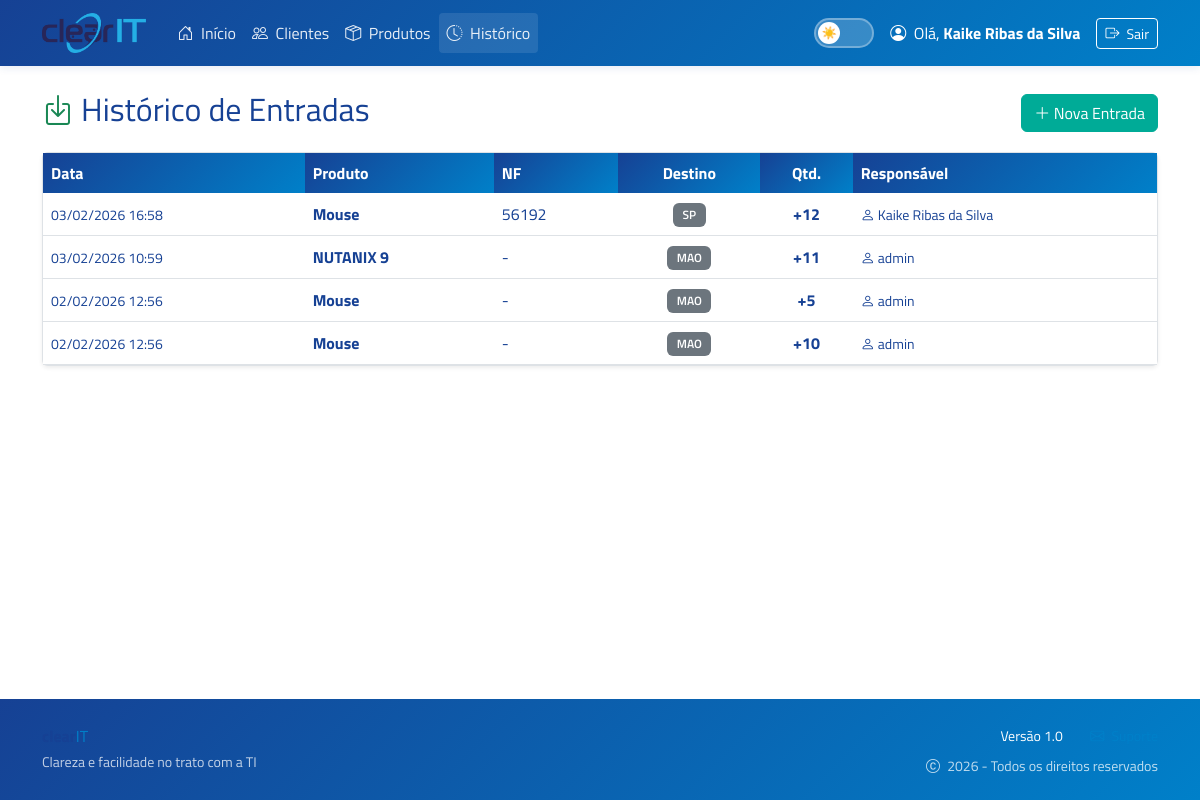
The app's page /entrada/historico/ (signed in) with its own data.
### core/models.py (models this page shows, shortened)
class Employee(AbstractUser):
    LOGIN_CHOICES = [
        ('LOCAL', 'Senha Local'),
        ('MS', 'Microsoft SSO'),
        ('HYBRID', 'Híbrido'),
    ]
    microsoft_oid = models.CharField(
        max_length=255,
        unique=True,
        null=True,
        blank=True,
        verbose_name="Microsoft Object ID"
    )
    login_type = models.CharField(
        max_length=10,
        choices=LOGIN_CHOICES,
        default='LOCAL'
    )
    department = models.CharField(max_length=100, blank=True, null=True)

class StockEntry(models.Model):
    TYPE_CHOICES = [
        ('COMPRA', 'Compra (Fornecedor)'),
        ('RETORNO', 'Retorno de Empréstimo'),
        ('AJUSTE', 'Ajuste de Inventário'),
        ('DOACAO', 'Doação/Brinde'),
    ]
    product = models.ForeignKey(Product, on_delete=models.CASCADE)
    entry_type = models.CharField(
        max_length=20,
        choices=TYPE_CHOICES,
        default='COMPRA',
        verbose_name="Tipo de Entrada"
    )
    nf_number = models.CharField('Nota Fiscal', max_length=50, null=False, blank=True)
    location = models.CharField(max_length=3, choices=[('SP', 'São Paulo'), ('MAO', 'Manaus')])
    quantity = models.PositiveIntegerField()
    employee = models.ForeignKey(Employee, on_delete=models.CASCADE, verbose_name="Responsável", null=False, blank=True)
    created_at = models.DateTimeField(auto_now_add=True)
    class Meta:
        verbose_name = "Entrada de Material"
        verbose_name_plural = "Entradas"

class Product(models.Model):
    name = models.CharField(max_length=255, verbose_name="Nome do Produto")
    model = models.CharField(max_length=255, blank=True, null=False, verbose_name="Modelo")
    manufacturer = models.CharField(max_length=255, blank=True, null=False, verbose_name="Fabricante")
    product_id = models.CharField(max_length=255, blank=True, null=True, verbose_name= "ID do Produto", unique=True)
    class Meta:
        verbose_name = "Produto"
        verbose_name_plural = "Produtos"

### core/views/movements.py (the view)
# urls.py: path('entrada/historico/', movements.entry_list, name='entry_list'),
@login_required
def entry_list(request):
    entries = StockEntry.objects.select_related('product', 'employee').order_by('-created_at')
    context = {
        'entries': entries,
        'title': 'Histórico de Entradas'
    }
    return render(request, 'core/stock/entry_list.html', context)

### core/templates/core/stock/entry_list.html
{% extends 'core/base.html' %}
{% block content %}
<div class="d-flex justify-content-between align-items-center mb-3">
    <h2><i class="bi bi-box-arrow-in-down text-success"></i> Histórico de Entradas</h2>
    <a href="{% url 'entry_create' %}" class="btn btn-success">
        <i class="bi bi-plus-lg"></i> Nova Entrada
    </a>
</div>
<div class="card shadow-sm">
    <div class="card-body p-0">
        <div class="table-responsive">
            <table class="table table-hover align-middle mb-0">
                <thead class="table-light">
                    <tr>
                        <th>Data</th>
                        <th>Produto</th>
                        <th>NF</th>
                        <th class="text-center">Destino</th>
                        <th class="text-center">Qtd.</th>
                        <th>Responsável</th>
                    </tr>
                </thead>
                <tbody>
                    {% for item in entries %}
                    <tr>
                        <td class="text-muted small">{{ item.created_at|date:"d/m/Y H:i" }}</td>
                        <td class="fw-bold">{{ item.product.name }}</td>
                        <td>{{ item.nf_number|default:"-" }}</td>
                        <td class="text-center">
                            <span class="badge bg-secondary">{{ item.location }}</span>
                        </td>
                        <td class="text-center fw-bold text-success">+{{ item.quantity }}</td>
                        <td class="small">
                            <i class="bi bi-person"></i> {{ item.employee.first_name|default:item.employee.username }}
                        </td>
                    </tr>
                    {% empty %}
                    <tr><td colspan="6" class="text-center py-5">Nenhuma entrada registrada.</td></tr>
                    {% endfor %}
                </tbody>
            </table>
        </div>
    </div>
</div>
{% endblock %}

### core/templates/core/base.html (shortened to what this page needs)
{% load static %}
<!DOCTYPE html>
<html lang="pt-br">
<head>
    <link href="https://cdn.jsdelivr.net/npm/bootstrap@5.3.0/dist/css/bootstrap.min.css" rel="stylesheet">
    <link rel="stylesheet" href="https://cdn.jsdelivr.net/npm/bootstrap-icons@1.13.1/font/bootstrap-icons.min.css">
    <link href="https://cdn.jsdelivr.net/npm/select2@4.1.0-rc.0/dist/css/select2.min.css" rel="stylesheet" />
    <link rel="stylesheet" href="https://cdn.jsdelivr.net/npm/select2-bootstrap-5-theme@1.3.0/dist/select2-bootstrap-5-theme.min.css" />
    <link rel="stylesheet" href="{% static 'core/css/clearit_theme.css' %}">
</head>
<body class="d-flex flex-column min-vh-100">
    <nav class="navbar navbar-expand-lg navbar-dark mb-4">
        <div class="container">
            <a class="navbar-brand d-flex align-items-center" href="{% url 'home' %}">
                <img src="{% static 'core/img/logo.png' %}"
                    alt="Logo ClearIT"
                    height="40"
                    class="d-inline-block align-text-top me-2">
            </a>
            <div class="collapse navbar-collapse" id="navbarContent">
                <div class="navbar-nav me-auto">
                    <a class="nav-link {% if request.resolver_match.url_name == 'home' %}active{% endif %}" href="{% url 'home' %}">
                        <i class="bi bi-house-door me-1"></i>
                        Início
                    </a>
                    <a class="nav-link {% if 'client' in request.path %}active{% endif %}" href="{% url 'client_list' %}">
                        <i class="bi bi-people me-1"></i>
                        Clientes
                    </a>
                    <a class="nav-link {% if 'product' in request.path %}active{% endif %}" href="{% url 'product_list' %}">
                        <i class="bi bi-box-seam me-1"></i>
                        Produtos
                    </a>
                    <a class="nav-link {% if 'historico' in request.path or 'movements' in request.path %}active{% endif %}" href="{% url 'movements_list' %}">
                        <i class="bi bi-clock-history me-1"></i>
                        Histórico
                    </a>
                </div>
                <div class="navbar-nav ms-auto d-flex align-items-center">
                    {% if user.is_authenticated %}
                        <span class="navbar-text text-white me-3 d-none d-md-block">
                            <i class="bi bi-person-circle me-1"></i>
                            Olá, <strong>{{ user.first_name|default:user.username }}</strong>
                        </span>
                        <a href="{% url 'account_logout' %}" class="btn btn-outline-light btn-sm">
                            <i class="bi bi-box-arrow-right me-1"></i>
                            Sair
                        </a>
                    {% else %}
                        <a href="{% url 'account_login' %}" class="btn btn-light btn-sm fw-bold">
                            <i class="bi bi-box-arrow-in-right me-1"></i>
                            Entrar
                        </a>
                    {% endif %}
                </div>
            </div>
        </div>
    </nav>
    <main class="container flex-grow-1 fade-in">
        {% block content %}{% endblock %}
    </main>
    <footer class="footer mt-auto py-4 bg-clearit-gradient text-white mt-5">
        <div class="container">
            <div class="row align-items-center">
                <div class="col-md-6 text-center text-md-start">
                    <h6 class="mb-1">
                        <strong>clear</strong><span style="color: #0080C9;">IT</span>
                    </h6>
                    <p class="mb-0 small opacity-75">
                        Clareza e facilidade no trato com a TI
                    </p>
                </div>
                <div class="col-md-6 text-center text-md-end">
                    <ul class="list-inline mb-0">
                        <li class="list-inline-item">
                            <span class="small">Versão 1.0</span>
                        </li>
                        <li class="list-inline-item ms-3">
                            <a href="mailto:kmaciel@clearit.com.br" class="text-white text-decoration-none small">
                                <i class="bi bi-envelope me-1"></i>
                            </a>
                        </li>
                    </ul>
                    <p class="mb-0 small opacity-75 mt-2">
                        <i class="bi bi-c-circle me-1"></i>
                        {% now "Y" %} - Todos os direitos reservados
                    </p>
                </div>
            </div>
        </div>
    </footer>
</body>
</html>

### core/static/core/css/clearit_theme.css (style rules this page uses)
:root { --clearit-azul-escuro: #164194; --clearit-azul-claro: #0080C9; --clearit-cinza: #9d9d9c; --clearit-laranja: #ef7d00; --clearit-verde: #00ab97; --clearit-amarelo: #ffcc00; --clearit-gradient: linear-gradient(135deg, #164194 0%, #0080C9 100%); --bg-primary: #ffffff; --bg-secondary: #f8f9fa; --bg-tertiary: #e9ecef; --text-primary: #164194; --text-secondary: #6c757d; --border-color: #dee2e6; --shadow: 0 2px 8px rgba(22, 65, 148, 0.1); --shadow-hover: 0 8px 16px rgba(22, 65, 148, 0.15); }
* { transition: background-color 0.3s ease, color 0.3s ease, border-color 0.3s ease; }
body { background-color: var(--bg-primary) !important; color: var(--text-primary) !important; font-family: 'Titillium Web', -apple-system, BlinkMacSystemFont, 'Segoe UI', sans-serif !important; }
.navbar { background: var(--clearit-gradient) !important; box-shadow: var(--shadow); }
.navbar-brand { font-weight: 700 !important; letter-spacing: 1px; color: white !important; }
.nav-link { color: rgba(255, 255, 255, 0.9) !important; font-weight: 500 !important; transition: all 0.3s ease; }
.nav-link.active { background-color: rgba(255, 255, 255, 0.1) !important; border-radius: 4px; }
h1, h2, h3, h4, h5, h6 { color: var(--text-primary) !important; }
.text-muted, .text-secondary, small.text-muted { color: var(--text-secondary) !important; }
.card { background-color: var(--bg-primary) !important; border-color: var(--border-color) !important; color: var(--text-primary) !important; box-shadow: var(--shadow); transition: all 0.3s ease; }
.card-body, .card-text, .card-title { color: inherit !important; background-color: transparent !important; }
.table-responsive, .table-responsive * { background-color: transparent !important; }
.table { background-color: transparent !important; color: var(--text-primary) !important; }
.table thead th { background: var(--clearit-gradient) !important; color: white !important; border: none !important; }
.table tbody { background-color: transparent !important; }
.table tbody tr { background-color: var(--bg-primary) !important; }
.table tbody td { background-color: transparent !important; }
.badge { font-weight: 600 !important; padding: 0.5em 0.8em; }
.badge.bg-secondary { background-color: #6c757d !important; color: white !important; }
.btn-success { background-color: var(--clearit-verde) !important; border-color: var(--clearit-verde) !important; color: white !important; }
.btn-outline-light { color: white !important; border-color: white !important; }
a:not(.btn):not(.nav-link) { color: var(--clearit-azul-claro) !important; }
.footer { background-color: var(--bg-primary) !important; border-top-color: var(--border-color) !important; color: var(--text-secondary) !important; }
.footer.bg-clearit-gradient { background: var(--clearit-gradient) !important; color: white !important; }
.container, .container-fluid { background-color: transparent !important; }
.fade-in { animation: fadeIn 0.5s ease; }
.bg-clearit-gradient { background: var(--clearit-gradient) !important; color: white !important; }
.table td, .table th { color: var(--text-primary) !important; }
.table thead th { color: white !important; }
.table tbody tr td { color: var(--text-primary) !important; }

### records on screen
Employee: first_name "Kaike Ribas da Silva"
StockEntry: created_at "03/02/2026 16:58", product.name "Mouse", nf_number "56192", location "SP", quantity "12", employee.first_name "Kaike Ribas da Silva"
StockEntry: created_at "03/02/2026 10:59", product.name "NUTANIX 9", nf_number "-", location "MAO", quantity "11", employee.first_name "admin"
StockEntry: created_at "02/02/2026 12:56", product.name "Mouse", nf_number "-", location "MAO", quantity "5", employee.first_name "admin"
StockEntry: created_at "02/02/2026 12:56", product.name "Mouse", nf_number "-", location "MAO", quantity "10", employee.first_name "admin"
